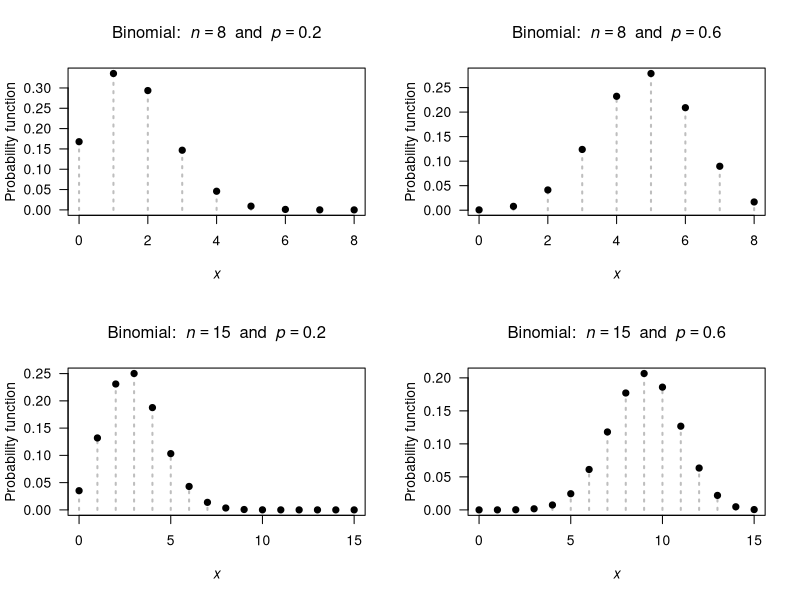
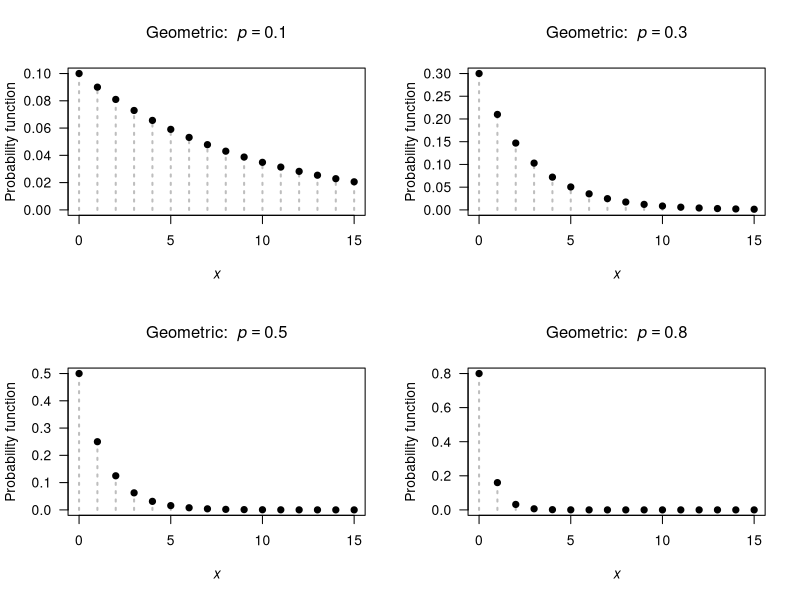
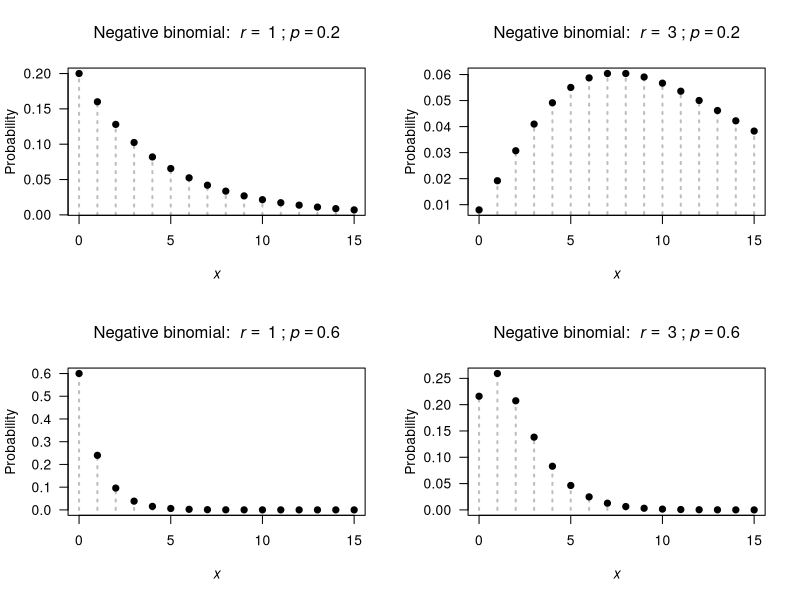
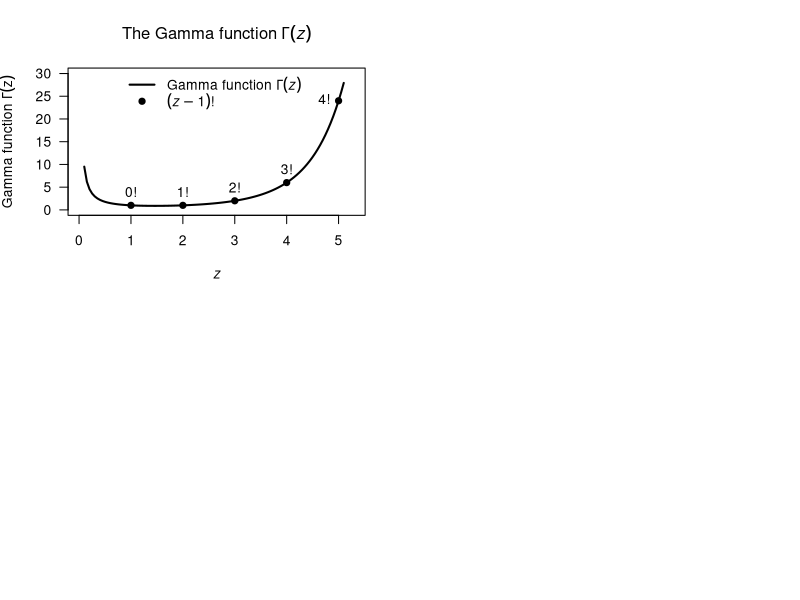
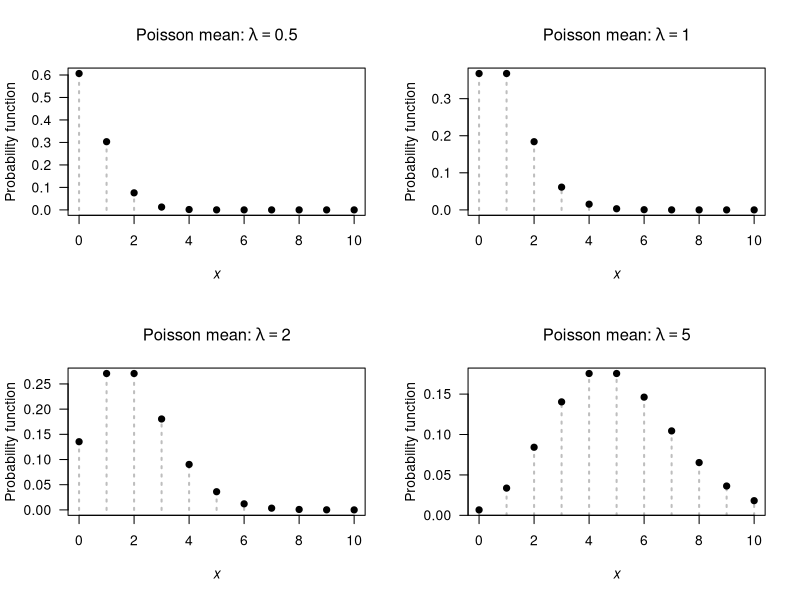
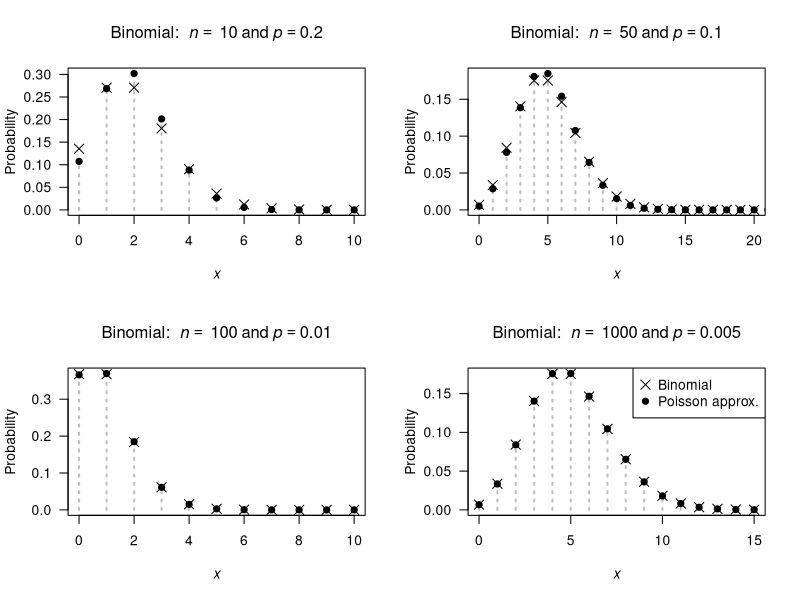
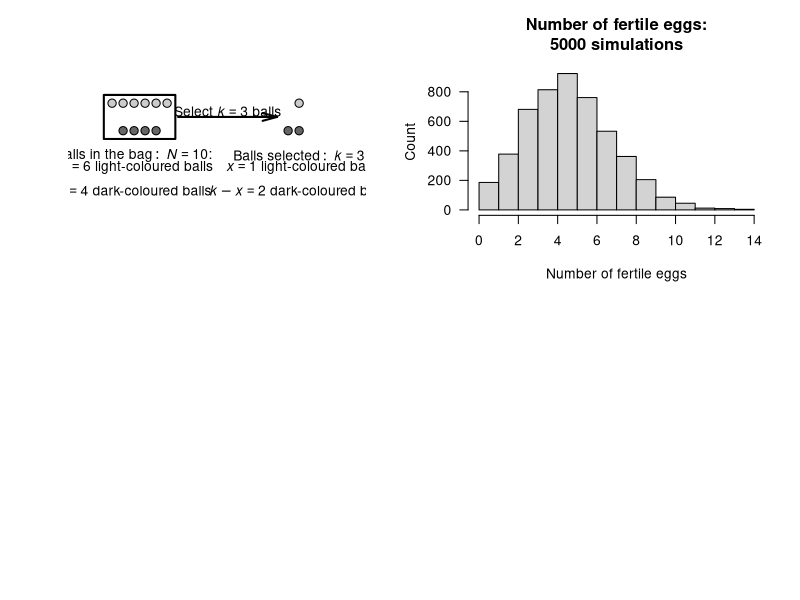

Write the R code that produced these figures, in order.
## ---- chunk 1
par( mfrow = c(2, 2))

n <- c(8, 8, 
       15, 15)
prob <- c(0.2, 0.6, 
          0.2, 0.6)

for (i in (1:4)) {
  ni <- n[i]
  probi <- prob[i]
  x <-  0:ni
  y <- dbinom(x, 
              size = ni,
              prob = probi)
  
   plot( x = x,
         y = y,
         xlab = expression(italic(x)),
         ylab = "Probability function",
         main = bquote("Binomial: " ~ italic(n) == .(ni) ~ " and " ~ italic(p) == .(probi)),
         las = 1,
         lty = 3,
         lwd = 2,
         col = "grey",
         type = "h")
  points(x = x,
         y = y,
         pch = 19)
  
}
## ---- chunk 2
dbinom(2,
       prob = 1/6,
       size = 4)
## ---- chunk 3
dbinom(0,
       size = 10,
       prob = 0.05)
## ---- chunk 4
dbinom(10,
       size = 10,
       prob = 0.95)
## ---- chunk 5
par( mfrow = c(2, 2))

xmax <- c(15, 15, 15, 15)
p <- c(0.1, 0.3, 
       0.5, 0.8)

for (i in (1:4)) {
  pValue <- p[i]
  x <-  0:xmax[i]
  y <- dgeom(x,
             prob = pValue)
  
   plot( x = x,
         y = y,
         xlim = c(0, xmax[i]),
         xlab = expression(italic(x)),
         ylab = "Probability function",
         main = bquote("Geometric: " ~ italic(p) == .(pValue) ),
         las = 1,
         ylim = c(0, max(y)),
         col = "grey",
         lty = 3,
         lwd = 2,
         type = "h")
  points(x = x,
         y = y,
         pch = 19)
  
}

## ---- chunk 6
dgeom(4, prob = 0.2)
## ---- chunk 7
pgeom(4, prob = 0.2)
## ---- chunk 8
par( mfrow = c(2, 2))
xmax <- 15

r <- c(1, 3, 
       1, 3)
p <- c(0.2, 0.2, 
       0.6, 0.6)

for (i in (1:4)) {
  rValue <- r[i]
  pValue <- p[i]
  
  x <-  0:xmax
  y <- dnbinom(x, 
              size = r[i],
              prob = p[i])
  
   plot( x = x,
         y = y,
         xlim = c(0, xmax),
         xlab = expression(italic(x)),
         ylab = "Probability",
         main = bquote("Negative binomial: " ~ italic(r) == ~ .(rValue) ~ ";" ~ italic(p) == .(pValue) ),
         las = 1,
         lty = 3,
         lwd = 2,
         col = "grey",
         type = "h")
  points(x = x,
         y = y,
         pch = 19)
  
}

## ---- chunk 9
x.values <- seq(1, 100, 
                by = 1)
1 - sum(dnbinom( x.values, 
                 size = 10, 
                 prob = 0.15))
# Alternatively:
1 - pnbinom(100, 
            size = 10, 
            prob = 0.15)
## ---- chunk 10

xPoints <- 1:5
xCont <- seq(0.1, 5.1, 
             length = 100)

plot( x = c(0, 5.3),
      y = c(0, 25),
      type = "n",
      las = 1,
      ylim = c(0, 30),
      xlab = expression(italic(z)),
      ylab = bquote("Gamma function" ~ Gamma(z)),
      main = expression(paste("The Gamma function"~Gamma(italic(z)))))
lines( x = xCont,
       y = gamma(xCont),
       lwd = 2)
points(x = xPoints,
       y = gamma(xPoints),
       pch = 19)
legend("top",
       pch = c(NA, 19),
       lty = c(1, NA),
       bty = "n",
       lwd = c(2, NA),
       legend = c(bquote("Gamma function" ~ Gamma(italic(z))),
                  expression(paste( group("(", list(italic(z) - 1),")"), "!" ) ) ) )

text(x = xPoints,
     y = gamma(xPoints),
     pos = c(3, 3, 3, 3, 2),
     labels = c("0!",
                "1!",
                "2!",
                "3!",
                "4!") )
## ---- chunk 11
pnbinom(360, 
        size = 5, 
        prob = 0.02)
## ---- chunk 12
MitesTab <- array( dim = c(9, 5))

MitesTab[1, ] <- c(0 ,  70 ,  0.467 ,  0.318 ,  0.449)
MitesTab[2, ] <- c(1 ,  38 ,  0.253 ,  0.364 ,  0.261)
MitesTab[3, ] <- c(2 ,  17 ,  0.113 ,  0.209 ,  "0.140")
MitesTab[4, ] <- c(3 ,  10 ,  0.067 ,  "0.080" ,  0.073)
MitesTab[5, ] <- c(4 ,  9 ,  "0.060" ,  0.023 ,  0.038)
MitesTab[6, ] <- c(5 ,  3 ,  "0.020" ,  0.005 ,  0.019)
MitesTab[7, ] <- c(6 ,  2 ,  0.013 ,  0.001 ,  "0.010")
MitesTab[8, ] <- c(7 ,  1 ,  0.007 ,  "0.000" ,  0.005)
MitesTab[9, ] <- c("8+" ,  0 ,  "0.000" ,  "0.000" ,  "0.000")

MitesTab.caption <- "Counts of mites on leaves selected at random from six similar apple trees"

if( knitr::is_latex_output() ) {
   knitr::kable(MitesTab,
                format = "latex",
                booktabs = TRUE,
                longtable = FALSE,
                align = "r",
                linesep = c("", "", "\\addlinespace"),
                col.names = c("No. mites per leaf", 
                              "No. leaves with that many mites",
                              "Empirical prob.",
                              "Poisson prob.",
                              "Neg. bin. prob."),
                caption = MitesTab.caption) %>%
  kable_styling(font_size = 10) %>%
  row_spec(0, bold = TRUE) 
}
if( knitr::is_html_output() ) {
   knitr::kable(MitesTab,
                format = "html",
                booktabs = TRUE,
                longtable = FALSE,
                align = "r",
                linesep = c("", "", "\\addlinespace"),
                col.names = c("No. mites per leaf", 
                              "No. leaves with that many mites",
                              "Empirical prob.",
                              "Poisson prob.",
                              "Neg. bin. prob."),
                caption = MitesTab.caption) %>%
  row_spec(1, bold = TRUE) 
}
## ---- chunk 13
par( mfrow = c(2, 2))

xmax <- 10
mu <- c(0.5, 1, 2, 5)

for (i in (1:4)) {
  muvalue <- mu[i]
  x <-  0:xmax
  y <- dpois(x, 
             lambda = muvalue )
  
   plot( x = x,
         y = y,
         xlim = c(0, xmax),
         xlab = expression(italic(x)),
         ylab = "Probability function",
         main = bquote("Poisson mean:" ~ lambda == .(muvalue)),
         las = 1,
         lty = 3,
         lwd = 2,
         col = "grey",
         type = "h")
  points(x = x,
         y = y,
         pch = 19)
  
}
## ---- chunk 14
1 - dpois(0,
          lambda = 2)
## ---- chunk 15
BombTable <- array( dim = c(8, 4))
colnames(BombTable) <- c("Hits",
                         "Number of bombs",
                         "Proportion of bombs",
                         "Poisson proportion")
BombTable[, 1] <- 0:7
BombTable[, 2] <- c(229,
                    211,
                    93,
                    35,
                    7,
                    0,
                    0,
                    1)
BombTable[, 3] <- round(BombTable[, 2] / sum(BombTable[, 2]), 4)
lambda <- 0.93 # sum( BombTable[, 1] * BombTable[, 3])

BombTable[, 4] <- dpois(0:7,
                        lambda = lambda )
BombTable[, 4] <- round( BombTable[, 4], 4)
BombTable[ 8, 4] <- 1 - sum( BombTable[1:7, 4])

BombTable.caption <- "The number of flying bomb hits on London during World War II in a 36 square kilometre area of South London. The proportion of the 576 grid squares receiving 0, 1, ...hits was also computed. The observed and empirical probabilities are shown. The Poisson distribution fits the data  well."

if( knitr::is_latex_output() ) {
  knitr::kable( BombTable,
                format = "latex",
                booktabs = TRUE,
                longtable = FALSE,
                linesep = c("", "", "\\addlinespace"),
                col.names = c("Hits",
                              "Number bombs", 
                              "Proportion bombs", 
                              "Poisson proportion"),
                caption = BombTable.caption) %>%
    kable_styling(font_size = 10) %>%
    row_spec(0, bold = TRUE)
}
if( knitr::is_html_output() ) {
  knitr::kable( BombTable,
                format = "html",
                booktabs = TRUE,
                longtable = FALSE,
                linesep = c("", "", "\\addlinespace"),
                col.names = c("Hits",
                              "Number bombs", 
                              "Proportion bombs", 
                              "Poisson proportion"),
                caption = BombTable.caption) %>%
    row_spec(1, bold = TRUE)
}

## ---- chunk 16
par( mfrow = c(2, 2))

n <- c(10, 50, 
       100, 1000)
p <- c(0.2, 0.1, 
       0.010, 0.005)
xmax <- c(10, 20, 
          10, 15)

for (i in (1:4)) {
   pValue <- p[i]
   nValue <- n[i]
   
  x <-  0:n[i]
  y <- dbinom(x, 
              size = n[i],
              prob = p[i])
  
   plot( x = x,
         y = y,
         xlim = c(0, xmax[i]),
         xlab = expression(italic(x)),
         ylab = "Probability",
         main = bquote("Binomial: " ~ italic(n) == ~ .(nValue) ~ "and" ~ italic(p) == .(pValue) ),
         lwd = 2,
         las = 1,
         lty = 3,
         col = "grey",
         type = "h")
  points(x = x,
         y = y,
         pch = 19)

  muPoisson <- nValue * pValue
  xValues <- 0:xmax[i]
  points( x = xValues,
          y = dpois(xValues,
                    lambda = muPoisson),
          pch = 4,
          cex = 1.5)
  
  if (i == 4 ){
    legend("topright",
           pch = c(4, 19),
           pt.cex = c(1.5, 1),
           legend = c("Binomial",
                      "Poisson approx."))
  }
  
}

## ---- chunk 17
drawBall <- function(x, y, diameter = 1, col = "white", ...){
  t <- seq(0, 2 * pi, 
           length = 100)
  tx <- cos(t) * diameter
  ty <- sin(t) * diameter
  polygon( x = x + tx,
           y = y + ty,
           col = col,
         ...)
  
}



#############
### "Bag"


plot(x = c(-1, 9),
     y = c(-2, 2),
     asp = 1,
     axes = FALSE,
     type = "n",
     xlab = "",
     ylab = ""
     )
drawBall(x = 0.2,
         y = 1.4,
         diameter = 0.15,
         col = grey(0.8))
drawBall(x = 0.6,
         y = 1.4,
         diameter = 0.15,
         col = grey(0.8))
drawBall(x = 1.0,
         y = 1.4,
         diameter = 0.15,
         col = grey(0.8))
drawBall(x = 1.4,
         y = 1.4,
         diameter = 0.15,
         col = grey(0.8))
drawBall(x = 1.8,
         y = 1.4,
         diameter = 0.15,
         col = grey(0.8))
drawBall(x = 2.2,
         y = 1.4,
         diameter = 0.15,
         col = grey(0.8))




drawBall(x = 0.6,
         y = 0.4,
         diameter = 0.15,
         col = grey(0.4))
drawBall(x = 1.0,
         y = 0.4,
         diameter = 0.15,
         col = grey(0.4))
drawBall(x = 1.4,
         y = 0.4,
         diameter = 0.15,
         col = grey(0.4))
drawBall(x = 1.8,
         y = 0.4,
         diameter = 0.15,
         col = grey(0.4))

polygon( x = c(-0.1, -0.1, 2.5, 2.5),
         y = c(0.1, 1.7, 1.7, 0.1),
         lwd = 2)
text(x = 1,
     y = -0.5,
     #font = 2, # BOLD
     labels = expression(paste(Balls~"in"~the~bag:~italic(N)==10*":")))
text(x = 1,
     y = -1.35,
     labels = expression( atop( italic(m)==6~"light-coloured balls",
                                italic(n)==4~"dark-coloured balls") ))



#############
### Selection



drawBall(x = 1.0 + 6,
         y = 1.4,
         diameter = 0.15,
         col = grey(0.8))





drawBall(x = 0.6 + 6,
         y = 0.4,
         diameter = 0.15,
         col = grey(0.4))
drawBall(x = 1.0 + 6,
         y = 0.4,
         diameter = 0.15,
         col = grey(0.4))


#polygon( x = c(-0.1 + 6, -0.1 + 6, 2.5, 2.5),
#         y = c(0.1, 1.7, 1.7, 0.1),
#         lwd = 2)
text(x = 1 + 6,
     y = -0.5,
     #font = 2, # BOLD
     labels = expression(paste(Balls~selected:~italic(k)==3)) )
text(x = 1 + 6,
     y = -1.35,
     labels = expression( atop( italic(x)==1~"light-coloured ball",
                                italic(k)-italic(x)==2~"dark-coloured balls") ) )

arrows( x0 = 2.6,
        x1 = 6.2,
        y0 = 0.9, 
        y1 = 0.9,
        lwd = 2,
        length = 0.15,
        angle = 15)
text(x = 4.4,
     y = 1.1,
     labels = expression( paste(Select~italic(k)==3~balls)))

#axis(side = 1); axis(side = 2); box()
## ---- chunk 18
dhyper(x = 4, m = 13, n = 7, k = 5) + 
  dhyper(x = 5, m = 13, n = 7, k = 5)
## ---- chunk 19
set.seed(107283)
## ---- chunk 20
rpois(3, # Generate three random numbers...
      lambda = 4) # ... with mean = 4
## ---- chunk 21
set.seed(17283)
## ---- chunk 22
# One female
NumberOfEggs <- rpois(1, 
                      lambda = 8.5)

# How many eggs are fertile?
NumberFertileEggs <- rbinom(1, # Only one random number for this one female
                            size = NumberOfEggs,
                            prob = 0.6)
cat("Number of eggs:", NumberOfEggs,
    "| Number of fertile eggs:", NumberFertileEggs, "\n")
## ---- chunk 23
set.seed(109883)
## ---- chunk 24
# Many simulations

numberSims <- 5000

NumberOfEggs <- array( dim = numberSims )
NumberFertileEggs <- array( dim = numberSims )

for (i in (1:numberSims)){ 
  NumberOfEggs[i] <- rpois(1, lambda = 8.5)
  
  # How many fertile?
  NumberFertileEggs[i] <- rbinom(1, # Only one random number/female
                                 size = NumberOfEggs[i],
                                 prob = 0.6)
}
## ---- chunk 25
hist(NumberFertileEggs,
     las = 1, # Horizontal tick mark labels
     xlab = "Number of fertile eggs",
     ylab = "Count",
     main = "Number of fertile eggs:\n5000 simulations")
## ---- chunk 26
sum( NumberFertileEggs > 6) / numberSims
## ---- chunk 27
mean( NumberFertileEggs )
var( NumberFertileEggs )
## ---- chunk 28
Rabbits <- array( dim = c(2, 7) )

Rabbits[1, ] <- c("$x$", 1:6)
Rabbits[2, ] <- c("$n_x$", 247, 63, 20, 4, 2, 1)


if( knitr::is_latex_output() ) {
  knitr::kable(Rabbits, 
               format = "latex",
               booktabs = TRUE,
               align = "r",
               longtable = FALSE,                
               escape = FALSE,
               caption = "The number of rabbits $n_x$ at each trapping who had been previously trapped") %>%
    kable_styling(font_size = 10) %>%
    row_spec(0, bold = TRUE) 
}
if( knitr::is_html_output() ) {
  knitr::kable(Rabbits, 
               format = "html",
               booktabs = TRUE,
               align = "r",
               longtable = FALSE,                
               escape = FALSE,
               caption = "The number of rabbits $n_x$ at each trapping who had been previously trapped") 
}

## ---- chunk 29
EggsTable <- array( dim = c(1, 3))

EggsTable[1, ] <- c(9, 29, 199)

rownames(EggsTable) <- c("Number of clutches")


if( knitr::is_latex_output() ) {
  knitr::kable(EggsTable,
               format = "latex",
               booktabs = TRUE,
               align = "r",
               longtable = FALSE,                
               escape = FALSE,
               col.names = c("1 egg",
                             "2 eggs",
                             "3 eggs"),
               caption = "The numbers of eggs per clutch") %>%
    kable_styling(font_size = 10) %>%
    row_spec(0, bold = TRUE) 
}
if( knitr::is_html_output() ) {
  knitr::kable(EggsTable,
               escape = TRUE,
               format = "html",
               booktabs = TRUE,
               align = "r",
               longtable = FALSE,                
               col.names = c("1 egg",
                             "2 eggs",
                             "3 eggs"),
               caption = "The numbers of eggs per clutch") %>%
    row_spec(1, bold = TRUE) 
}


